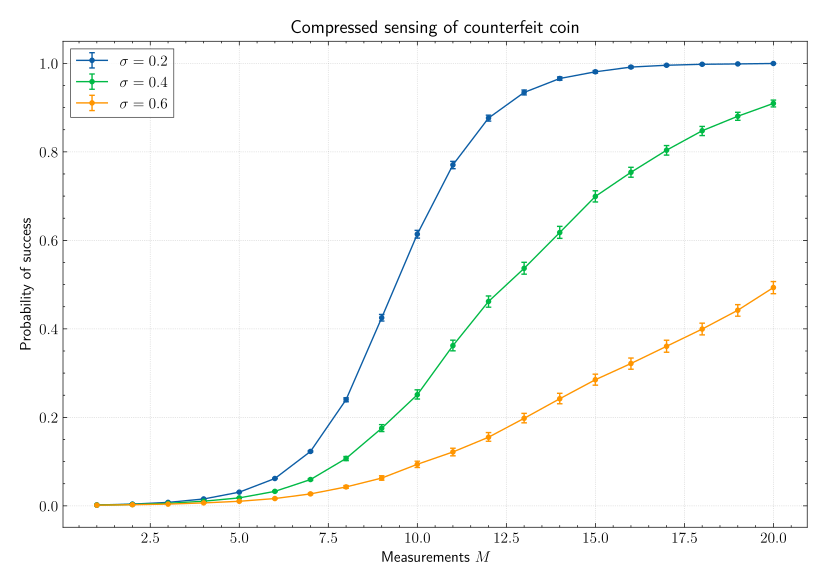

Write Python code to recreate this figure.
import numpy as np
import matplotlib.pyplot as plt
from oetils import init_plotting, bootstrap_cis

N = 1000  # Number of coins
n_exp = 5000  # Number of random measurement matrices
ss = [0.2, 0.4, 0.6]  # Noise scale
Ms = list(range(1, 21))  # Number of measurements
p = np.zeros((len(ss), len(Ms), n_exp))

for i, s in enumerate(ss):
    for j, M in enumerate(Ms):
        rng = np.random.default_rng(42)
        Phi = (rng.uniform(size=(n_exp, M, N)) < 0.5).astype(int)  # Measurement matrix
        y0 = Phi[..., 0] + rng.normal(0, s, (n_exp, M))   # Fake coin: index 0
        e = np.sum((Phi - y0[..., None])**2, 1)  # Estimate fake coin from measurement y0
        p[i, j] = (e[:, 0] == e.min(1))/(e == e.min(1)[:, None]).sum(1)

# Plot results
_ = init_plotting(latex=True, sans=True)
fig, ax = plt.subplots()
ax.set_title('Compressed sensing of counterfeit coin')
ax.set_xlabel('Measurements $M$')
ax.set_ylabel('Probability of success')
rng = np.random.default_rng(42)
for i, s in enumerate(ss):
    med, err, *_ = bootstrap_cis(p[i], rng)
    ax.errorbar(Ms, med, err, fmt='.-', label=fr'$\sigma = {s:.1f}$')
ax.legend()
fig.savefig('ex-05-04.pdf')
